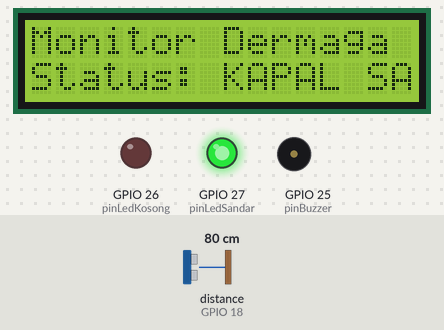
Recording of a sketch running on a simulated ESP32. Shown: 16×2 character LCD, output pins drawn as LEDs (lit = HIGH), buzzer (waves = sounding). Wiring (from diagram.json): ultrasonic range finder: trigger GPIO 5; echo GPIO 18. The test bench sets the inputs (shaded band); at power-on: distance to the obstacle (sensor on GPIO 18) 80 cm. The echo pulse lasts 58.3 µs per cm; WiFi joins after 1.5 s; servers stay silent unless stated; uploads are accepted with an empty reply; pins used as bus, display or sensor lines are not drawn; what the sketch prints to the serial monitor is not drawn.

Above: at 5.8 s.
5.9 s: distance to the obstacle (sensor on GPIO 18) set to 147 cm
At 7.3 s:
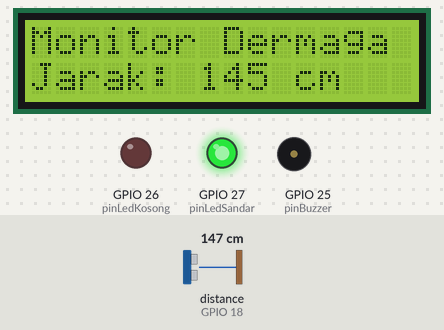
7.6 s: distance to the obstacle (sensor on GPIO 18) set to 157 cm
At 8.6 s:
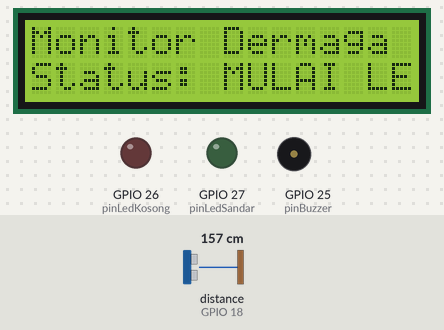
10.6 s: distance to the obstacle (sensor on GPIO 18) set to 198 cm
At 13.2 s:
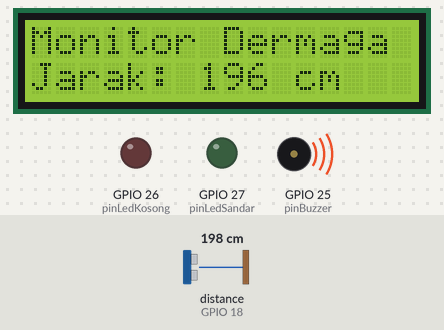
13.3 s: distance to the obstacle (sensor on GPIO 18) set to 208 cm
At 15.3 s:
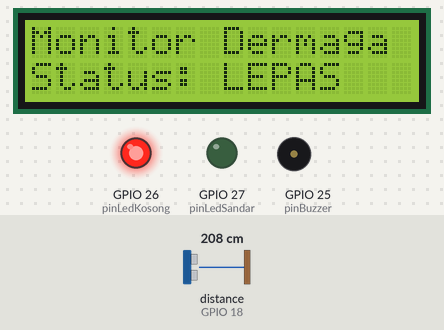
15.6 s: distance to the obstacle (sensor on GPIO 18) set to 197 cm
At 18.5 s:
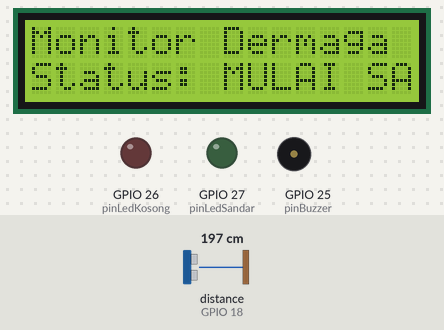
18.6 s: distance to the obstacle (sensor on GPIO 18) set to 2 cm
At 20.2 s:
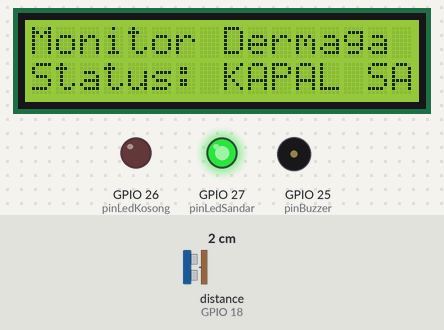
Timing chart, 0 to 21.5 s (numbered marks = the images above; inputs shaded):
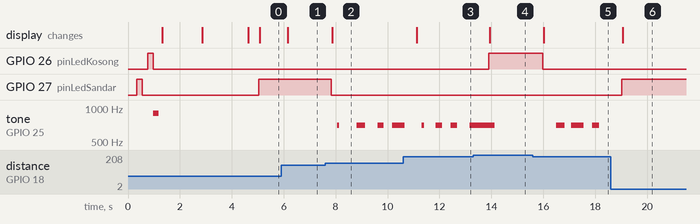

Measured:
- the behaviour switches between 152 and 153 cm on distance to the obstacle (sensor on GPIO 18) (found by bisection; images 1 and 2)
- the behaviour switches between 202 and 203 cm on distance to the obstacle (sensor on GPIO 18) (found by bisection; images 3 and 4)
- after the input at 5.9 s, the display: changes after 0.25 s (image 1)
- after the input at 7.6 s, GPIO 27 (pinLedSandar): HIGH → LOW after 0.23 s; tone on GPIO 25 (pinBuzzer): goes 700 Hz 0.08 s, silent 0.68 s, 700 Hz 0.32 s, silent 0.48 s, 700 Hz 0.24 s, silent 0.32 s, then 700 Hz, starting after 0.46 s; the display: changes after 0.26 s (image 2)
- after the input at 10.6 s, the display: changes after 0.52 s (image 3)
- after the input at 13.3 s, GPIO 26 (pinLedKosong): LOW → HIGH after 0.60 s; the display: changes after 0.64 s (image 4)
- after the input at 15.6 s, GPIO 26 (pinLedKosong): HIGH → LOW after 0.38 s; tone on GPIO 25 (pinBuzzer): goes 700 Hz 0.33 s, silent 0.25 s, 700 Hz 0.48 s, silent 0.33 s, 700 Hz 0.25 s, then silent, starting after 0.90 s; the display: changes after 0.42 s (image 5)
- after the input at 18.6 s, GPIO 27 (pinLedSandar): LOW → HIGH after 0.43 s; tone on GPIO 25 (pinBuzzer): stops changing and stays silent; the display: changes after 0.47 s (image 6)

The sketch:

kapal.ino
```cpp
#include <HTTPClient.h>
#include <LiquidCrystal_I2C.h>
#include <WiFi.h>
#include <Wire.h>

// ---------- Konfigurasi Server Lokal Laragon ----------
// SIMULASI WOKWI + NGROK:
//   1. Jalankan Laragon (Apache + MySQL)
//   2. Buka terminal di folder ini dan jalankan: .\run_ngrok.bat
//   3. Ganti officeServerHost dengan domain ngrok (contoh: xxxx-xx-xxx.ngrok.io)
//   4. Ubah officeServerPort ke 443 (HTTPS ngrok)
//   5. Jalankan simulasi Wokwi
//
// SIMULASI WOKWI + LOCALHOST (tanpa ngrok):
//   - Jalankan Laragon dengan port 80
//   - Gunakan officeServerHost: 127.0.0.1 atau host.wokwi.internal
//   - Ubah officeServerPort ke 80
//
// HARDWARE REAL (ESP32 fisik):
//   - Ubah officeServerHost ke IP server/router di jaringan lokal
//   - Contoh: 192.168.1.100 atau 10.0.0.50
//   - Gunakan officeServerPort sesuai konfigurasi server Anda
//
// CATATAN: Auto-detect protocol -> port 443 = HTTPS, port 80 = HTTP
const char *officeServerHost = "127.0.0.1";      // Localhost untuk test lokal
const uint16_t officeServerPort = 80;             // Port Laragon (80=HTTP, 443=HTTPS ngrok)
const char *serverPath = "/dermaga/dermaga/update.php";
const char *sisiPath = "/dermaga/dermaga/get_sisi.php";

// ---------- Pin definitions ----------
const int pinTrig = 5;
const int pinEcho = 18;
const int pinLedSandar = 27; // Green LED (sandar)
const int pinLedKosong = 26; // Red LED (lepas)
const int pinBuzzer = 25;
const int pinSda = 21;
const int pinScl = 22;

const int ledSandarChannel = 1;
const int ledKosongChannel = 2;
const int buzzerChannel = 0;

// ---------- LCD ----------
const uint8_t lcdAddress = 0x27;
const uint8_t lcdColumns = 20;
const uint8_t lcdRows = 4;
LiquidCrystal_I2C display(lcdAddress, lcdColumns, lcdRows);

String serverUrl;
String sisiUrl;
String dermagaSisi = "";
String lastKondisi = "";
unsigned long lastMsg = 0;
unsigned long lastSisiSync = 0;
const long transitionNoiseThreshold = 2;

enum ShipState { SHIP_ARRIVE, SHIP_DEPART };
ShipState currentState = SHIP_DEPART;

// Tambahkan variabel pendukung untuk monitoring perubahan real-time
long lastSentDistance = -999;
String lastSentStatus = "";

// ---------- FORWARD DECLARATIONS ----------
void setBuzzer(bool active, unsigned int frequency = 700);
void setLedSandar(uint8_t brightness);
void setLedKosong(uint8_t brightness);
void fadeLed(int pin, int channel, uint8_t fromBrightness, uint8_t toBrightness, int stepDelayMs = 6);
void warmSisi(String sisiBaru);
void sinkronkanSisiDariWeb(bool force = false);
void kirimDataKeWeb(long jarakAktif, String statusAktif);
String encodeQueryValue(const String &value);

#if defined(ESP_ARDUINO_VERSION_MAJOR) && (ESP_ARDUINO_VERSION_MAJOR >= 3)
void attachPwmChannel(int pin, int frequency, int resolution, int channel) { ledcAttach(pin, frequency, resolution); }
void writePwmValue(int pin, int channel, uint8_t value) { ledcWrite(pin, value); }
void writeToneValue(int pin, int channel, unsigned int frequency) { ledcWriteTone(pin, frequency); }
#else
void attachPwmChannel(int pin, int frequency, int resolution, int channel) { ledcSetup(channel, frequency, resolution); ledcAttachPin(pin, channel); }
void writePwmValue(int pin, int channel, uint8_t value) { ledcWrite(channel, value); }
void writeToneValue(int pin, int channel, unsigned int frequency) { ledcWriteTone(channel, frequency); }
#endif

// ---------- HELPER FUNCTIONS ----------
String parseJsonSisi(const String &payload) {
  const String key = "\"sisi\"";
  int keyIndex = payload.indexOf(key);
  if (keyIndex < 0) return "";
  int colonIndex = payload.indexOf(':', keyIndex + key.length());
  if (colonIndex < 0) return "";
  int firstQuote = payload.indexOf('"', colonIndex + 1);
  if (firstQuote < 0) return "";
  int secondQuote = payload.indexOf('"', firstQuote + 1);
  if (secondQuote < 0) return "";
  String sisi = payload.substring(firstQuote + 1, secondQuote);
  sisi.trim();
  return sisi;
}

String formatSisiForQuery(const String &sisi) {
  String encoded = sisi;
  encoded.replace(" ", "_");
  return encoded;
}

String encodeQueryValue(const String &value) {
  String encoded = "";
  const char *hex = "0123456789ABCDEF";
  for (size_t i = 0; i < value.length(); i++) {
    char c = value.charAt(i);
    bool isAlphaNum = (c >= 'a' && c <= 'z') ||
                      (c >= 'A' && c <= 'Z') ||
                      (c >= '0' && c <= '9');
    if (isAlphaNum || c == '-' || c == '_' || c == '.' || c == '~') {
      encoded += c;
    } else {
      encoded += '%';
      encoded += hex[(c >> 4) & 0x0F];
      encoded += hex[c & 0x0F];
    }
  }
  return encoded;
}

String fitLcdLine(const String &text) {
  String line = text;
  if (line.length() > lcdColumns) line = line.substring(0, lcdColumns);
  while (line.length() < lcdColumns) line += ' ';
  return line;
}

String lastLcdLines[4] = {"", "", "", ""};

void printLcdLine(uint8_t row, const String &text) {
  String nextLine = fitLcdLine(text);
  if (lastLcdLines[row] == nextLine) return;
  display.setCursor(0, row);
  display.print(nextLine);
  lastLcdLines[row] = nextLine;
}

void resetLcdCache() {
  for (int i = 0; i < 4; i++) { lastLcdLines[i] = ""; }
}

void renderOled(const String &line1, const String &line2 = "", const String &line3 = "", const String &line4 = "") {
  printLcdLine(0, line1);
  printLcdLine(1, line2);
  printLcdLine(2, line3);
  printLcdLine(3, line4);
}

long readDistance(int trigPin, int echoPin) {
  digitalWrite(trigPin, LOW);
  delayMicroseconds(2);
  digitalWrite(trigPin, HIGH);
  delayMicroseconds(10);
  digitalWrite(trigPin, LOW);
  long dur = pulseIn(echoPin, HIGH, 30000);
  long cm = dur * 0.034 / 2;
  if (cm <= 0) cm = 300;
  return cm;
}

void renderStatusScreen(long jarak, const String &status) {
  printLcdLine(0, "Monitor Dermaga");
  printLcdLine(1, "Sisi: " + (dermagaSisi == "" ? "Memuat..." : dermagaSisi));
  printLcdLine(2, "Jarak: " + String(jarak) + " cm");
  printLcdLine(3, "Status: " + status);
}

String getStatusAktif(long jarak, long prevJarak) {
  if (jarak >= 0 && jarak <= 150) return "KAPAL SANDAR";
  if (jarak > 200) return "LEPAS";
  if (prevJarak != -1) {
    long delta = jarak - prevJarak;
    if (delta >= transitionNoiseThreshold) return "MULAI LEPAS...";
    if (delta <= -transitionNoiseThreshold) return "MULAI SANDAR";
  }
  if (lastKondisi == "MULAI SANDAR" || lastKondisi == "MULAI LEPAS...") return lastKondisi;
  return "TRANSISI";
}

void warmSisi(String sisiBaru) {
  sisiBaru.replace("_", " ");
  dermagaSisi = sisiBaru;
}

void setBuzzer(bool active, unsigned int frequency) {
  if (active) writeToneValue(pinBuzzer, buzzerChannel, frequency);
  else writeToneValue(pinBuzzer, buzzerChannel, 0);
}

void setLedSandar(uint8_t brightness) { writePwmValue(pinLedSandar, ledSandarChannel, brightness); }
void setLedKosong(uint8_t brightness) { writePwmValue(pinLedKosong, ledKosongChannel, brightness); }

void fadeLed(int pin, int channel, uint8_t fromBrightness, uint8_t toBrightness, int stepDelayMs) {
  if (fromBrightness == toBrightness) {
    writePwmValue(pin, channel, fromBrightness);
    return;
  }
  int step = fromBrightness < toBrightness ? 5 : -5;
  for (int level = fromBrightness; (step > 0) ? (level <= toBrightness) : (level >= toBrightness); level += step) {
    writePwmValue(pin, channel, level);
    delay(stepDelayMs);
  }
  writePwmValue(pin, channel, toBrightness);
}

void indikatorMati() {
  setLedSandar(0);
  setLedKosong(0);
  setBuzzer(false);
}

void selfTestIndikator() {
  fadeLed(pinLedSandar, ledSandarChannel, 0, 255, 4);
  fadeLed(pinLedSandar, ledSandarChannel, 255, 0, 4);
  fadeLed(pinLedKosong, ledKosongChannel, 0, 255, 4);
  fadeLed(pinLedKosong, ledKosongChannel, 255, 0, 4);
  setBuzzer(true, 900);
  delay(200);
  setBuzzer(false);
  delay(100);
}

void sinkronkanSisiDariWeb(bool force) {
  if (WiFi.status() != WL_CONNECTED) return;
  unsigned long now = millis();
  if (!force && now - lastSisiSync < 1000) return;
  lastSisiSync = now;

  HTTPClient http;
  String requestUrl = sisiUrl + "?t=" + String(now);
  http.setTimeout(1500); // Dipercepat responnya agar tidak lag
  http.begin(requestUrl.c_str());
  int httpResponseCode = http.GET();
  if (httpResponseCode > 0) {
    String payload = http.getString();
    String sisiBaru = parseJsonSisi(payload);
    if (sisiBaru.length() > 0) warmSisi(sisiBaru);
  }
  http.end();
}

// Fungsi utama pengiriman data real-time bypass tanpa nunggu delay lama
void kirimDataKeWeb(long jarakAktif, String statusAktif) {
  if (WiFi.status() == WL_CONNECTED) {
    HTTPClient http;
    String requestPath = serverUrl + "?jarak=" + String(jarakAktif) +
                         "&sisi=" + encodeQueryValue(dermagaSisi) +
                         "&status=" + encodeQueryValue(statusAktif);
    http.setTimeout(500);
    http.begin(requestPath.c_str());
    int httpResponseCode = http.GET();
    http.end();

    if (httpResponseCode > 0) {
      lastSentDistance = jarakAktif;
      lastSentStatus = statusAktif;
    }
  }
}

// ---------- MAIN LOOP ----------
void loop() {
  sinkronkanSisiDariWeb();

  static long prevJarak = -1;
  long jarak = readDistance(pinTrig, pinEcho);
  if (prevJarak == -1) prevJarak = jarak;

  String statusAktif = getStatusAktif(jarak, prevJarak);
  lastKondisi = statusAktif;

  // LOGIKA REAL-TIME: Jika jarak bergeser atau status berubah, langsung paksa kirim data saat ini juga!
  if (jarak != lastSentDistance || statusAktif != lastSentStatus) {
    kirimDataKeWeb(jarak, statusAktif);
  }

  static String lastLedState = "";
  if (jarak <= 150) {
    if (lastLedState != "SANDAR") {
      setLedKosong(0);
      setLedSandar(0);
      fadeLed(pinLedSandar, ledSandarChannel, 0, 255, 4);
      lastLedState = "SANDAR";
    }
    currentState = SHIP_ARRIVE;
  } else if (jarak > 200) {
    if (lastLedState != "LEPAS") {
      setLedSandar(0);
      setLedKosong(0);
      fadeLed(pinLedKosong, ledKosongChannel, 0, 255, 4);
      lastLedState = "LEPAS";
    }
    currentState = SHIP_DEPART;
  } else {
    if (lastLedState != "TRANSISI") {
      setLedSandar(0);
      setLedKosong(0);
      lastLedState = "TRANSISI";
    }
  }

  renderStatusScreen(jarak, statusAktif);

  // Pengiriman rutin berkala setiap 500ms jika data cenderung diam (statis)
  unsigned long now = millis();
  if (now - lastMsg > 500) {
    lastMsg = now;
    kirimDataKeWeb(jarak, statusAktif);
  }

  static unsigned long lastBuzzerToggle = 0;
  static bool buzzerState = false;

  if (jarak > 0 && jarak <= 150) {
    setLedSandar(255);
    setLedKosong(0);
    setBuzzer(false);
  } else if (jarak > 150 && jarak <= 200) {
    setLedSandar(0);
    setLedKosong(0);
    if (now - lastBuzzerToggle > 250) {
      lastBuzzerToggle = now;
      buzzerState = !buzzerState;
      setBuzzer(buzzerState, 700);
    }
  } else {
    setLedSandar(0);
    setLedKosong(255);
    setBuzzer(false);
  }

  prevJarak = jarak;
  delay(30); // Dioptimalkan sedikit lebih cepat respon loopnya
}

// ---------- SETUP ----------
void setup() {
  Serial.begin(115200);
  pinMode(pinTrig, OUTPUT);
  pinMode(pinEcho, INPUT);
  pinMode(pinLedSandar, OUTPUT);
  pinMode(pinLedKosong, OUTPUT);
  pinMode(pinBuzzer, OUTPUT);

  attachPwmChannel(pinLedSandar, 5000, 8, ledSandarChannel);
  attachPwmChannel(pinLedKosong, 5000, 8, ledKosongChannel);
  attachPwmChannel(pinBuzzer, 2000, 8, buzzerChannel);
  indikatorMati();

  Wire.begin(pinSda, pinScl);
  display.init();
  display.backlight();
  display.clear();
  resetLcdCache();

  renderOled("Booting LCD...", "Inisialisasi OK");
  selfTestIndikator();

  renderOled("Connect to Wokwi", "Wokwi-GUEST");
  WiFi.begin("Wokwi-GUEST", "");

  while (WiFi.status() != WL_CONNECTED) {
    delay(500);
    Serial.print("#");
  }

  renderOled("WiFi Connected!", WiFi.localIP().toString());
  delay(1500);

  // Auto-detect protocol berdasarkan port (80=HTTP, 443=HTTPS)
  String protocol = (officeServerPort == 443) ? "https://" : "http://";
  serverUrl = protocol + String(officeServerHost) + ":" + String(officeServerPort) + String(serverPath);
  sisiUrl = protocol + String(officeServerHost) + ":" + String(officeServerPort) + String(sisiPath);

  sinkronkanSisiDariWeb(true);

  Serial.println();
  Serial.print("ESP32 IP: ");
  Serial.println(WiFi.localIP());
  Serial.print("Server URL: ");
  Serial.println(serverUrl);

  renderStatusScreen(0, "Sistem Siap");
}
```
